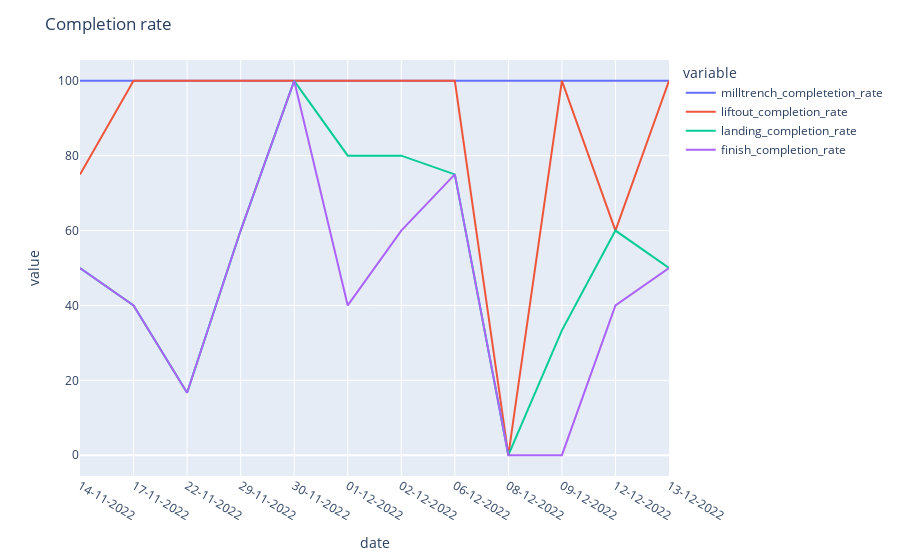

Notebook source saved alongside this figure:
### Code cell
# group df_history by date and stage
df_history["date"] = pd.to_datetime(df_history["date"])
df_history["stage"] = df_history["stage"].astype("category")
df_history_group = df_history.groupby(by=["date", "stage"]).count()
df_history_group = df_history_group.reset_index()
df_history_group["date"] = df_history_group["date"].dt.strftime("%d-%m-%Y")

# drop all columns except date, stage, duration

df_history_group = df_history_group[["date", "stage", "duration"]]

# fillna 0
df_history_group["duration"] = df_history_group["duration"].fillna(0)

# get how many stage = MillTrench for each date
df_history_group_milltrench = df_history_group[df_history_group["stage"] == "MillTrench"]

# get how many stage = Liftout for each date
df_history_group_liftout = df_history_group[df_history_group["stage"] == "Liftout"]

# get how many stage = Landing for each date
df_history_group_landing = df_history_group[df_history_group["stage"] == "Landing"]

# get how many stage = Finished for each date
df_history_group_finished = df_history_group[df_history_group["stage"] == "Finished"]

# merge all the  dataframes
df_history_group = pd.merge(df_history_group_milltrench, df_history_group_liftout, on="date")

# rename columns
df_history_group = df_history_group.rename(columns={"duration_x": "milltrench", "duration_y": "liftout"})

df_history_group = pd.merge(df_history_group, df_history_group_landing, on="date")
df_history_group = pd.merge(df_history_group, df_history_group_finished, on="date")

# rename columns
df_history_group = df_history_group.rename(columns={"duration_x": "landing", "duration_y": "finished"})

# drop
df_history_group = df_history_group[["date", "milltrench", "liftout", "landing", "finished"]]


# display(df_history_group)

# calculate completion rate milltrench / milltrench
df_history_group["milltrench_completetion_rate"] = df_history_group["milltrench"] / df_history_group["milltrench"] * 100

# calculate completion rate finished / milltrench
df_history_group["finish_completion_rate"] = df_history_group["finished"] / df_history_group["milltrench"] * 100

# calculate completion rate landing / milltrench
df_history_group["landing_completion_rate"] = df_history_group["landing"] / df_history_group["milltrench"] * 100

# calculate completion rate liftout / milltrench
df_history_group["liftout_completion_rate"] = df_history_group["liftout"] / df_history_group["milltrench"] * 100

# plot a time series of completion rate with dashed lines
fig = px.line(df_history_group, x="date", y=["milltrench_completetion_rate", 
    "liftout_completion_rate", 
    "landing_completion_rate", "finish_completion_rate"])
fig.update_layout(title="Completion rate")
fig.show()

### Figure 1 — Plotly figure (JSON) as saved in the notebook; plotly's stock layout.template omitted (floating-point values rounded to 4 significant figures)
{"data": [{"hovertemplate": "variable=milltrench_completetion_rate<br>date=%{x}<br>value=%{y}<extra></extra>", "legendgroup": "milltrench_completetion_rate", "line": {"color": "#636efa", "dash": "solid"}, "marker": {"symbol": "circle"}, "mode": "lines", "name": "milltrench_completetion_rate", "orientation": "v", "showlegend": true, "type": "scatter", "x": ["14-11-2022", "17-11-2022", "22-11-2022", "29-11-2022", "30-11-2022", "01-12-2022", "02-12-2022", "06-12-2022", "08-12-2022", "09-12-2022", "12-12-2022", "13-12-2022"], "xaxis": "x", "y": [100, 100, 100, 100, 100, 100, 100, 100, 100, 100, 100, 100], "yaxis": "y"}, {"hovertemplate": "variable=liftout_completion_rate<br>date=%{x}<br>value=%{y}<extra></extra>", "legendgroup": "liftout_completion_rate", "line": {"color": "#EF553B", "dash": "solid"}, "marker": {"symbol": "circle"}, "mode": "lines", "name": "liftout_completion_rate", "orientation": "v", "showlegend": true, "type": "scatter", "x": ["14-11-2022", "17-11-2022", "22-11-2022", "29-11-2022", "30-11-2022", "01-12-2022", "02-12-2022", "06-12-2022", "08-12-2022", "09-12-2022", "12-12-2022", "13-12-2022"], "xaxis": "x", "y": [75, 100, 100, 100, 100, 100, 100, 100, 0, 100, 60, 100], "yaxis": "y"}, {"hovertemplate": "variable=landing_completion_rate<br>date=%{x}<br>value=%{y}<extra></extra>", "legendgroup": "landing_completion_rate", "line": {"color": "#00cc96", "dash": "solid"}, "marker": {"symbol": "circle"}, "mode": "lines", "name": "landing_completion_rate", "orientation": "v", "showlegend": true, "type": "scatter", "x": ["14-11-2022", "17-11-2022", "22-11-2022", "29-11-2022", "30-11-2022", "01-12-2022", "02-12-2022", "06-12-2022", "08-12-2022", "09-12-2022", "12-12-2022", "13-12-2022"], "xaxis": "x", "y": [50, 40, 16.67, 60, 100, 80, 80, 75, 0, 33.33, 60, 50], "yaxis": "y"}, {"hovertemplate": "variable=finish_completion_rate<br>date=%{x}<br>value=%{y}<extra></extra>", "legendgroup": "finish_completion_rate", "line": {"color": "#ab63fa", "dash": "solid"}, "marker": {"symbol": "circle"}, "mode": "lines", "name": "finish_completion_rate", "orientation": "v", "showlegend": true, "type": "scatter", "x": ["14-11-2022", "17-11-2022", "22-11-2022", "29-11-2022", "30-11-2022", "01-12-2022", "02-12-2022", "06-12-2022", "08-12-2022", "09-12-2022", "12-12-2022", "13-12-2022"], "xaxis": "x", "y": [50, 40, 16.67, 60, 100, 40, 60, 75, 0, 0, 40, 50], "yaxis": "y"}], "layout": {"legend": {"title": {"text": "variable"}, "tracegroupgap": 0}, "margin": {"t": 60}, "title": {"text": "Completion rate"}, "xaxis": {"anchor": "y", "domain": [0, 1], "title": {"text": "date"}}, "yaxis": {"anchor": "x", "domain": [0, 1], "title": {"text": "value"}}}}
